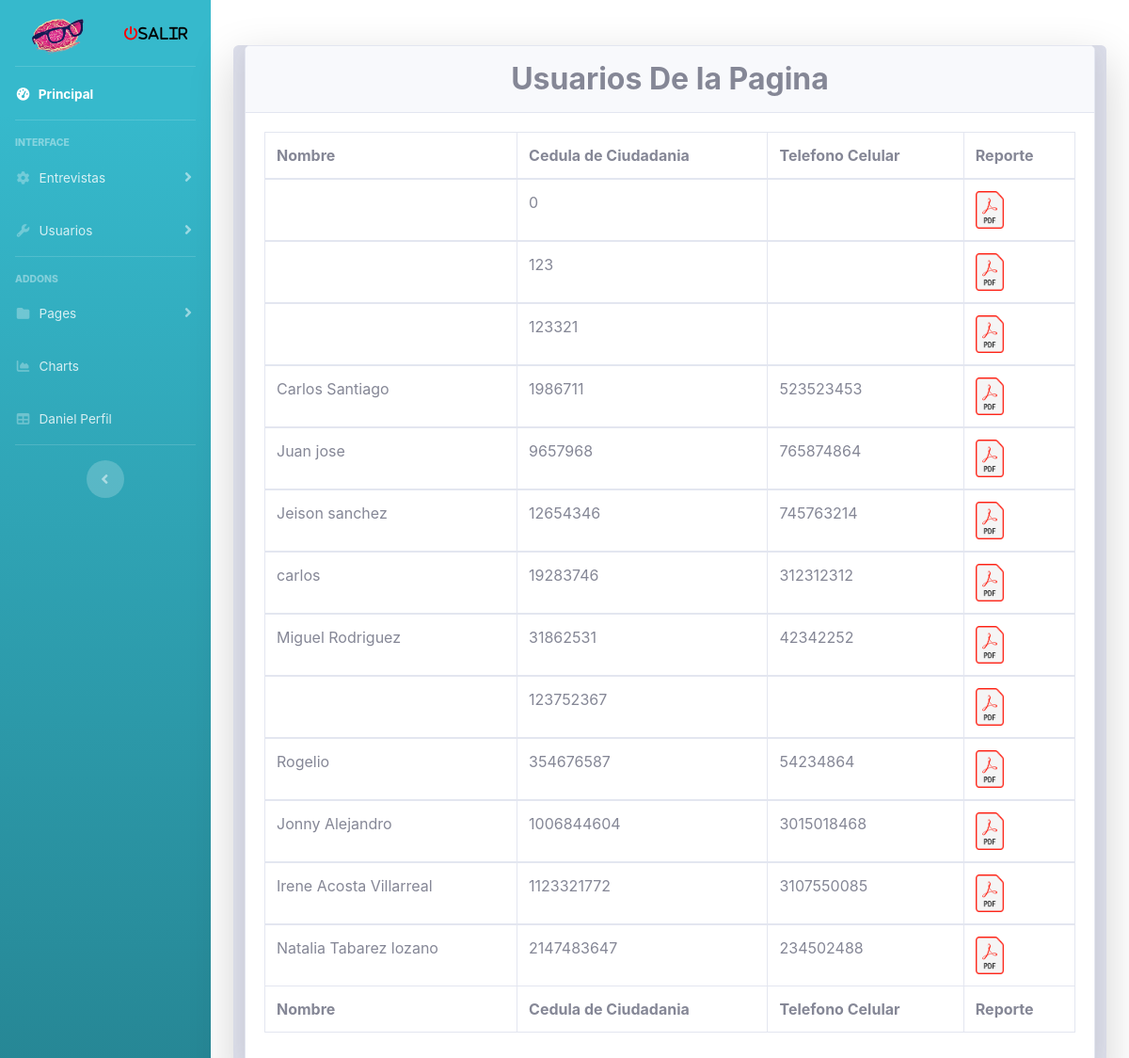
The app's page /View/consultarEntrevistaPsicologa.php (signed in) with its own data.
### tables this page shows
CREATE TABLE `entrevistapsicologica` (
  `nombre` varchar(40) NOT NULL,
  `cc` int(12) NOT NULL,
  `dependencia` varchar(20) NOT NULL,
  `cargo` varchar(40) NOT NULL,
  `cargoAspira` varchar(40) NOT NULL,
  `telefono` varchar(30) NOT NULL,
  `aspiracionSal` varchar(10) DEFAULT NULL,
  `fechaEntrevista` date DEFAULT current_timestamp(),
  `psicologa` varchar(30) NOT NULL,
  `responsabilidad` tinyint(1) NOT NULL,
  `productividad` tinyint(1) NOT NULL,
  `gestionCambio` tinyint(1) NOT NULL,
  `innovacion` tinyint(1) NOT NULL,
  `resiliencia` tinyint(1) NOT NULL,
  `confianza` tinyint(1) NOT NULL,
  `dswm1` varchar(5) NOT NULL DEFAULT 'NO',
  `dswm2` varchar(5) NOT NULL DEFAULT 'NO',
  `dswo3` varchar(5) NOT NULL DEFAULT 'NO',
  `dswc4` varchar(5) NOT NULL DEFAULT 'NO',
  `dswp5` varchar(5) NOT NULL DEFAULT 'NO',
  `dswa6` varchar(5) NOT NULL DEFAULT 'NO',
  `dswd7` varchar(5) NOT NULL DEFAULT 'NO',
  `other1` text DEFAULT NULL,
  `dssk1` varchar(5) NOT NULL DEFAULT 'NO',
  `dssp2` varchar(5) NOT NULL DEFAULT 'NO',
  `dssv3` varchar(5) NOT NULL DEFAULT 'NO',
  `dssd4` varchar(5) NOT NULL DEFAULT 'NO',
  `dssd5` varchar(5) NOT NULL DEFAULT 'NO',
  `dssc6` varchar(5) NOT NULL DEFAULT 'NO',
  `other2` text DEFAULT NULL,
  `dsdp1` varchar(5) NOT NULL DEFAULT 'NO',
  `dsdc2` varchar(5) NOT NULL DEFAULT 'NO',
  `dsdi3` varchar(5) NOT NULL DEFAULT 'NO',
  `dsdc4` varchar(5) NOT NULL DEFAULT 'NO',
  `dsdu5` varchar(5) NOT NULL DEFAULT 'NO',
  `dsdm6` varchar(5) NOT NULL DEFAULT 'NO',
  `dsdd7` varchar(5) NOT NULL DEFAULT 'NO',
  `dsdi8` varchar(5) NOT NULL DEFAULT 'NO',
  `dsdi9` varchar(5) NOT NULL DEFAULT 'NO',
  `dsdr10` varchar(5) NOT NULL DEFAULT 'NO',
  `other3` text DEFAULT NULL,
  `comportamientoEtico` varchar(30) NOT NULL,
  `fuenteR` varchar(20) NOT NULL,
  `resultadoI` varchar(3) DEFAULT NULL,
  `inteligenciaE` varchar(30) NOT NULL,
  `candidatoU` varchar(2) NOT NULL,
  `explicacion` text DEFAULT NULL,
  `resolucionProblemas` varchar(30) NOT NULL,
  `observaciones` text DEFAULT NULL,
  `adecuado` varchar(5) NOT NULL DEFAULT 'NO',
  `adecuadoP` varchar(5) NOT NULL DEFAULT 'NO',
  `parcialmente` varchar(5) NOT NULL DEFAULT 'NO',
  `primera` varchar(5) NOT NULL DEFAULT 'NO',
  `segunda` varchar(5) NOT NULL DEFAULT 'NO',
  `noA` varchar(5) NOT NULL DEFAULT 'NO',
  `concepto` text DEFAULT NULL,
  `co` int(11) DEFAULT NULL,
  `terminado` varchar(5) NOT NULL DEFAULT 'False'
);

### View/consultarEntrevistaPsicologa.php (the view, shortened to what this page needs)
<!DOCTYPE html>
<html xmlns="http://www.w3.org/1999/xhtml">
<?php include FOLDER_TEMPLATE."head.php"; ?>
<?php include FOLDER_TEMPLATE."sidebar.php"; ?>
<body id="page-top">
<div class="container">
          <div class="card o-hidden border-0 shadow-lg my-5">
              <div class="card-body p-0 bg-gray-300">
                  <div class="row">
                      <div class="col-md-12">
                          <div class="col-md-12 mx-auto">
                              <div class="form-group">
        <div class="card shadow mb-4">
          <div class="card-header py-3">
           <center> <h2 class="m-0 font-weight-bold text">Usuarios De la Pagina</h2> </center>
          </div>
          <div class="card-body">
            <div class="table-responsive">
              <table class="table table-bordered" width="100%" cellspacing="10">
                <thead>
                  <tr>
                    <th>Nombre </th>
                    <th>Cedula de Ciudadania</th>
                    <th>Telefono Celular</th>
                    <th>Reporte</th>
                  </tr>
                </thead>
                <tfoot>
                  <tr>
                    <th>Nombre </th>
                    <th>Cedula de Ciudadania</th>
                    <th>Telefono Celular</th>
                    <th>Reporte</th>
                  </tr>
                </tfoot>
                <?php
                    require_once "../Model/conexioon.php";
                    $sql = "SELECT * FROM `entrevistapsicologica`";
                    $rta=$objCnx->query($sql);
                    while ($datos=$rta->fetch_array()){
                     ?>
                <tbody>
                  <tr>
                  <td><?php echo $datos['nombre']?></td>
                  <td><?php echo $datos['cc']?></td>
                  <td><?php echo $datos['telefono']?></td>
                  <td><a href="../Reportes/pdf-Entrevista_Psicologa.php?cc=<?php echo $datos['cc']?>" target="_blank"><img src="../img/pdf.png" alt="Sacar Reporte" width="30" height="40"></a></td>
                  </tr>
                  <?php
                    }
                   ?>
                </tbody>
              </table>
            </div>
          </div>
        </div>
      </div>
    </div>
  </div>
</div>
</body>
</html>

### records on screen
entrevistapsicologica: cc "0"
entrevistapsicologica: cc "123"
entrevistapsicologica: cc "123321"
entrevistapsicologica: nombre "Carlos Santiago", cc "1986711", telefono "523523453"
entrevistapsicologica: nombre "Juan jose", cc "9657968", telefono "765874864"
entrevistapsicologica: nombre "Jeison sanchez", cc "12654346", telefono "745763214"
entrevistapsicologica: nombre "carlos", cc "19283746", telefono "312312312"
entrevistapsicologica: nombre "Miguel Rodriguez", cc "31862531", telefono "42342252"
entrevistapsicologica: cc "123752367"
entrevistapsicologica: nombre "Rogelio", cc "354676587", telefono "54234864"
entrevistapsicologica: nombre "Jonny Alejandro", cc "1006844604", telefono "3015018468"
entrevistapsicologica: nombre "Irene Acosta Villarreal", cc "1123321772", telefono "3107550085"
entrevistapsicologica: nombre "Natalia Tabarez lozano", cc "2147483647", telefono "234502488"

### other values on screen
$_SESSION['nombre'] "Daniel"
